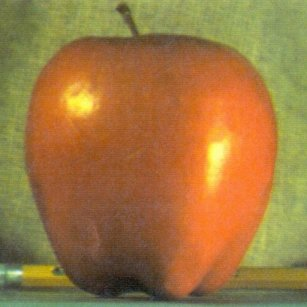
#> input picture 04_Fourier_Transform/Image_blending_using_pyramid/apple.jpg, 307 x 307 px
$ python Image_blending_using_pyramid.py
#> lines starting #> are read from the running program, lines starting #| are printed output that depends on the picture
import sys
import os
import numpy as np
import cv2
import scipy
from scipy.stats import norm
from scipy.signal import convolve2d
import math

'''split rgb image to its channels'''
def split_rgb(image):
    red = None
    green = None
    blue = None
    (blue, green, red) = cv2.split(image)
    return red, green, blue


'''generate a 5x5 kernel'''
def generating_kernel(a):
    w_1d = np.array([0.25 - a / 2.0, 0.25, a, 0.25, 0.25 - a / 2.0])
    return np.outer(w_1d, w_1d)


'''reduce image by 1/2'''
def ireduce(image):
    out = None
    kernel = generating_kernel(0.4)
    outimage = scipy.signal.convolve2d(image, kernel, 'same')
    out = outimage[::2, ::2]
    return out


'''expand image by factor of 2'''
def iexpand(image):
    out = None
    kernel = generating_kernel(0.4)
    outimage = np.zeros((image.shape[0] * 2, image.shape[1] * 2), dtype=np.float64)
    outimage[::2, ::2] = image[:, :]
    out = 4 * scipy.signal.convolve2d(outimage, kernel, 'same')
    return out


'''create a gaussain pyramid of a given image'''
def gauss_pyramid(image, levels):
    output = []
    output.append(image)
    tmp = image
    for i in range(0, levels):
        tmp = ireduce(tmp)
        output.append(tmp)
    return output


'''build a laplacian pyramid'''
def lapl_pyramid(gauss_pyr):
    output = []
    k = len(gauss_pyr)
    for i in range(0, k - 1):
        gu = gauss_pyr[i]
        egu = iexpand(gauss_pyr[i + 1])
        # Dimension matching - row
        if egu.shape[0] > gu.shape[0]:
            egu = np.delete(egu, (-1), axis=0)
        # Dimension matching - column
        if egu.shape[1] > gu.shape[1]:
            egu = np.delete(egu, (-1), axis=1)
        output.append(gu - egu)
    output.append(gauss_pyr.pop())
    return output


'''Blend the two laplacian pyramids by weighting them according to the mask.'''
def blend(lapl_pyr_white, lapl_pyr_black, gauss_pyr_mask):
    blended_pyr = []
    k = len(gauss_pyr_mask)
    for i in range(0, k):
        p1 = gauss_pyr_mask[i] * lapl_pyr_white[i]
        p2 = (1 - gauss_pyr_mask[i]) * lapl_pyr_black[i]
        blended_pyr.append(p1 + p2)
    return blended_pyr


'''Reconstruct the image based on its laplacian pyramid.'''
def collapse(lapl_pyr):
    output = None
    output = np.zeros((lapl_pyr[0].shape[0], lapl_pyr[0].shape[1]), dtype=np.float64)
    for i in range(len(lapl_pyr) - 1, 0, -1):
        # (1) Expand the top layer
        lap = iexpand(lapl_pyr[i])
        lapb = lapl_pyr[i - 1]
        if lap.shape[0] > lapb.shape[0]:
            lap = np.delete(lap, (-1), axis=0)
        if lap.shape[1] > lapb.shape[1]:
            lap = np.delete(lap, (-1), axis=1)
        # (2) Add (1) to the next level layer
        tmp = lap + lapb
        lapl_pyr.pop()
        lapl_pyr.pop()
        lapl_pyr.append(tmp)
        output = tmp
    return output


if __name__ == '__main__':
    image1 = cv2.imread('./apple.jpg')
#> image1 is the input picture: shape (307, 307, 3); mean B, G, R 64.8, 119.7, 159
    image2 = cv2.imread('./orange.jpg')
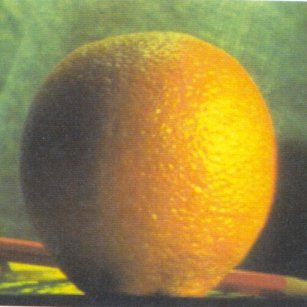
#> input picture 04_Fourier_Transform/Image_blending_using_pyramid/orange.jpg, 307 x 307 px
#> image2 is the input picture: shape (307, 307, 3); mean B, G, R 69.2, 131.8, 150.2
    mask = cv2.imread('./mask512.jpg')
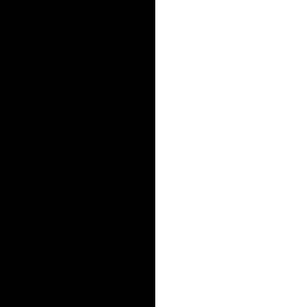
#> input picture 04_Fourier_Transform/Image_blending_using_pyramid/mask512.jpg, 307 x 307 px
#> mask is the input picture: shape (307, 307, 3); min 0, max 255, mean 126
    r1 = None
    g1 = None
    b1 = None
    r2 = None
    g2 = None
    b2 = None
    rm = None
    gm = None
    bm = None

    print('Split each image to RGB channels')
    (r1, g1, b1) = split_rgb(image1)
#> in split_rgb, `(blue, green, red) = cv2.split(image)`:
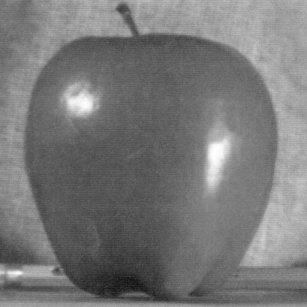
#> green: shape (307, 307); min 15, max 255, mean 119.7
#> in split_rgb, `(blue, green, red) = cv2.split(image)`:
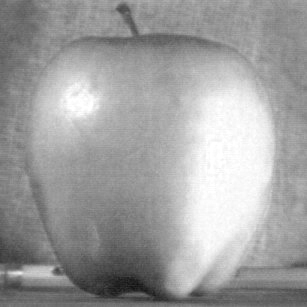
#> red: shape (307, 307); min 15, max 255, mean 159
    (r2, g2, b2) = split_rgb(image2)
    (rm, gm, bm) = split_rgb(mask)

    r1 = r1.astype(float)
    g1 = g1.astype(float)
    b1 = b1.astype(float)

    r2 = r2.astype(float)
    g2 = g2.astype(float)
    b2 = b2.astype(float)

    # Normalization 0 to 1
    rm = rm.astype(float) / 255
    gm = gm.astype(float) / 255
    bm = bm.astype(float) / 255

    # Automatically figure out the size
    min_size = min(r1.shape)  # 307
#> min_size = 307
    depth = int(math.floor(math.log(min_size, 2))) - 4  # at least 16x16 at the highest level.
#> depth = 4

    print('Build a Gaussian pyramid')
    gauss_pyr_image1r = gauss_pyramid(r1, depth)
#> after the loop in gauss_pyramid, `for i in range(0, levels):`: output = 5 items
#> gauss_pyr_image1r = 5 items
    gauss_pyr_image1g = gauss_pyramid(g1, depth)
#> gauss_pyr_image1g = 5 items
    gauss_pyr_image1b = gauss_pyramid(b1, depth)
#> gauss_pyr_image1b = 5 items

    gauss_pyr_image2r = gauss_pyramid(r2, depth)
#> call 4 of gauss_pyramid, with levels = 4
#> after the loop in gauss_pyramid (call 4), `for i in range(0, levels):`:
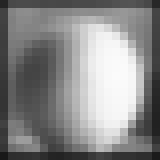
#> tmp: shape (20, 20) float64 (shown 8 times larger); min 24.26, max 251.1, mean 136.5
#> gauss_pyr_image2r = 5 items
    gauss_pyr_image2g = gauss_pyramid(g2, depth)
#> after the loop in gauss_pyramid (call 5), `for i in range(0, levels):`:
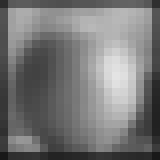
#> tmp: shape (20, 20) float64 (shown 8 times larger); min 24.96, max 228.4, mean 119.5
#> gauss_pyr_image2g = 5 items
    gauss_pyr_image2b = gauss_pyramid(b2, depth)
#> after the loop in gauss_pyramid (call 6), `for i in range(0, levels):`:
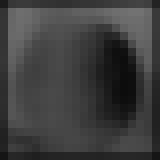
#> tmp: shape (20, 20) float64 (shown 8 times larger); min 12.75, max 114.6, mean 62.3
#> gauss_pyr_image2b = 5 items

    gauss_pyr_maskr = gauss_pyramid(rm, depth)
#> gauss_pyr_maskr = 5 items
    gauss_pyr_maskg = gauss_pyramid(gm, depth)
#> gauss_pyr_maskg = 5 items
    gauss_pyr_maskb = gauss_pyramid(bm, depth)
#> gauss_pyr_maskb = 5 items

    print('Build a Laplacian pyramid')
    lapl_pyr_image1r = lapl_pyramid(gauss_pyr_image1r)
#> in lapl_pyramid, `k = len(gauss_pyr)`: k = 5
#> after the loop in lapl_pyramid, `for i in range(0, k - 1):`: output = 4 items
#> lapl_pyr_image1r = 5 items
    lapl_pyr_image1g = lapl_pyramid(gauss_pyr_image1g)
#> lapl_pyr_image1g = 5 items
    lapl_pyr_image1b = lapl_pyramid(gauss_pyr_image1b)
#> lapl_pyr_image1b = 5 items

    lapl_pyr_image2r = lapl_pyramid(gauss_pyr_image2r)
#> lapl_pyr_image2r = 5 items
    lapl_pyr_image2g = lapl_pyramid(gauss_pyr_image2g)
#> lapl_pyr_image2g = 5 items
    lapl_pyr_image2b = lapl_pyramid(gauss_pyr_image2b)
#> lapl_pyr_image2b = 5 items

    print('Form a combined pyramid')
    outpyrr = blend(lapl_pyr_image2r, lapl_pyr_image1r, gauss_pyr_maskr)
#> in blend, `k = len(gauss_pyr_mask)`: k = 5
#> after the loop in blend, `for i in range(0, k):`: blended_pyr = 5 items
#> outpyrr = 5 items
    outpyrg = blend(lapl_pyr_image2g, lapl_pyr_image1g, gauss_pyr_maskg)
#> outpyrg = 5 items
    outpyrb = blend(lapl_pyr_image2b, lapl_pyr_image1b, gauss_pyr_maskb)
#> outpyrb = 5 items

    print('Collaplse the Laplacian pyramid')
    outimgr = collapse(blend(lapl_pyr_image2r, lapl_pyr_image1r, gauss_pyr_maskr))
#> the loop in collapse, `for i in range(len(lapl_pyr) - 1, 0, -1):` made 4 passes
#> i on passes 1, 2, 4: 4, 3, 1
#> after the loop in collapse, `for i in range(len(lapl_pyr) - 1, 0, -1):`: lapl_pyr = 1 item
    outimgg = collapse(blend(lapl_pyr_image2g, lapl_pyr_image1g, gauss_pyr_maskg))
#> the loop in collapse (call 2), `for i in range(len(lapl_pyr) - 1, 0, -1):` made 4 passes
    outimgb = collapse(blend(lapl_pyr_image2b, lapl_pyr_image1b, gauss_pyr_maskb))

    # blending sometimes results in slightly out of bound numbers.
    outimgr[outimgr < 0] = 0
    outimgr[outimgr > 255] = 255
    outimgr = outimgr.astype(np.uint8)

    outimgg[outimgg < 0] = 0
    outimgg[outimgg > 255] = 255
    outimgg = outimgg.astype(np.uint8)

    outimgb[outimgb < 0] = 0
    outimgb[outimgb > 255] = 255
    outimgb = outimgb.astype(np.uint8)

    print('Get the final blended image')
    result = np.zeros(image1.shape, dtype=image1.dtype)
    tmp = []
    tmp.append(outimgb)
    tmp.append(outimgg)
    tmp.append(outimgr)
    result = cv2.merge(tmp, result)
    cv2.imwrite('./blended.jpg', result)
